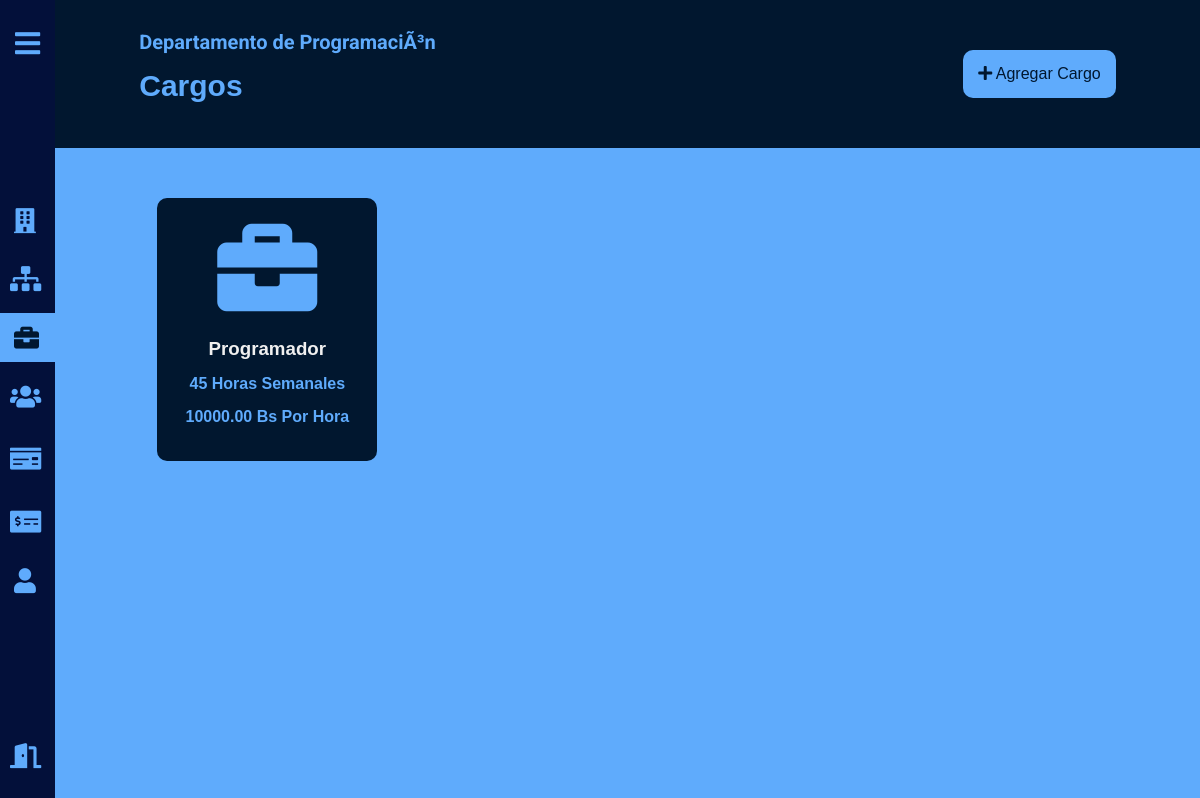
The app's page /jobs.php?department=6 (signed in) with its own data.
### tables this page shows
CREATE TABLE `department` (
  `id` int(11) NOT NULL,
  `name` varchar(45) NOT NULL,
  `enterprise_id` int(10) UNSIGNED NOT NULL
);

CREATE TABLE `job` (
  `id` int(11) NOT NULL,
  `name` varchar(45) NOT NULL,
  `weekhours` int(10) UNSIGNED NOT NULL,
  `price_hour` decimal(10,2) NOT NULL,
  `department_id` int(11) NOT NULL
);

### jobs.php (the view, shortened to what this page needs)
<?php
    include("db.php");
    $departmentName = "";
    $id_enterprise = "";
    $id = "";
    if(isset($_GET['department'])){
        $id_enterprise = $_SESSION['enterprise'];
        $id = $_GET['department'];
        $query = "SELECT * FROM job where department_id = $id";
        $result = $conn->query($query);
        $query2 = "SELECT name FROM department where id = $id";
        $result2 = $conn->query($query2);
        if ($result2->num_rows > 0) {
            $row = $result2->fetch_assoc();
            $departmentName = $row['name'];
        }
    }else{
        header("Location: admin.php");
    }
?>
<!DOCTYPE html>
<html lang="es">
<head>
    <link rel="stylesheet" href="https://use.fontawesome.com/releases/v5.13.0/css/solid.css">
    <link rel="stylesheet" href="https://use.fontawesome.com/releases/v5.13.0/css/fontawesome.css">
    <link rel="stylesheet" href="css/admin.min.css">
    <link rel="stylesheet" href="css/products.min.css">
    </body>
</head>
<body>
    <div class="nav_container">
        <nav class="nav" id="menuNormal">
            <div class="container">
                <div class="main_nav_buttons">
                    <div class="menu_icon nav_buttons" id="menu_button">
                        <i class="fas fa-bars"></i>
                    </div>
                </div>
                <div class="menu-center">
                    <div class="nav_buttons options">
                        <a href="admin.php" class="icon_link building"><i class="fas fa-building"></i><span class="icon_text">Empresas</span></a>
                    </div>
                    <div class="nav_buttons options">
                        <a href="departments.php?enterprise=<?php echo $id_enterprise ?>" class="icon_link"><i class="fas fa-sitemap"></i><span class="icon_text">Departamentos</span></a>
                    </div>
                    <div class="nav_buttons options">
                        <a href="jobs.php?department=<?php echo $id ?>" class="icon_link active building"><i class="fas fa-briefcase active"></i><span class="icon_text active">Cargos</span></a>
                    </div>
                    <div class="nav_buttons options">
                        <a href="employees.php?department=<?php echo $id ?>" class="icon_link"><i class="fas fa-users"></i><span class="icon_text">Empleados</span></a>
                    </div>
                    <div class="nav_buttons options">
                        <a href="concepts.php?enterprise=<?php echo $_SESSION['enterprise'] ?>" class="icon_link"><i class="fas fa-money-check"></i><span class="icon_text">Conceptos De Pago</span></a>
                    </div>
                    <div class="nav_buttons options">
                        <a href="payroll.php?enterprise=<?php echo $_SESSION['enterprise'] ?>" class="icon_link"><i class="fas fa-money-check-alt"></i><span class="icon_text">Nómina</span></a>
                    </div>
                    <div class="nav_buttons options">
                        <a href="users.php" class="icon_link building"><i class="fas fa-user"></i><span class="icon_text">Usuarios</span></a>
                    </div>
                </div>
                <div class="logout_button nav_buttons">
                    <a href="logout.php" class="icon_link"><i class="fas fa-door-open"></i><span class="icon_text">Salir</span></a>
                </div>
            </div>
        </nav>
    </div>
    <header class="header">
        <div class="container">
            <div class="dpt-name">
                <h2 class="enterprise">Departamento de <?php echo $departmentName ?></h1>
                    <h2 class="department">Cargos</h2>
            </div>
            <?php
                if($_SESSION['admin']){?>
                    <a id="addProduct" href="addJob.php"><i class="fas fa-plus"></i> Agregar Cargo</a>
            <?php } ?>
        </div>
    </header>
    <main class="main">
        <div class="container">
            <ul class="products_list">
            <?php
                if ($result->num_rows > 0) {
                    while($row = $result->fetch_assoc()) { ?>
                        <li class="product" onclick="location.href='editJob.php?job=<?php echo $row['id'] ?>'">
                            <div class="product_imgbox">
                            <i class="product_imgbox_img fas fa-briefcase"></i>
                            </div>
                            <div class="product_info">
                                <div class="product_info_titlebox">
                                    <h3 class="product_info_titlebox_title">
                                        <?php echo $row['name'] ?>
                                    </h3>
                                    <div class="product_info_titlebox_price">
                                        <?php echo $row['weekhours'] ?> Horas Semanales
                                    </div>
                                    <div class="product_info_titlebox_price">
                                    <?php echo $row['price_hour'] ?> Bs Por Hora
                                    </div>
                                </div>
                            </div>
                        </li>
                    <?php }
                    echo "</ul>";
                } else {
                    echo "</ul>";
                    echo "<h2>No se han encontrado resultados</h2>";
                } ?>
        </div>
    </main>
</body>
</html>

### records on screen
department: name "ProgramaciÃ³n"
job: name "Programador", weekhours "45", price_hour "10000.00"
